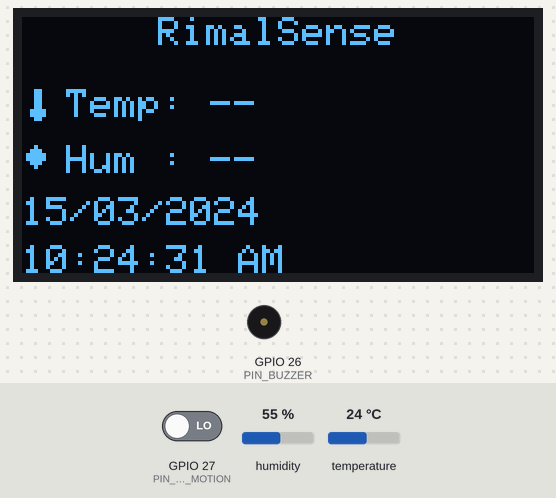
Bench run of a sketch on a simulated ESP32. Shown: 128×64 one-colour display, buzzer (waves = sounding, pin HIGH). Inputs (shaded band) come from the test bench; at power-on: temperature 24 °C, GPIO 27 (PIN_PIR_MOTION) LOW, humidity 55 %. WiFi joins after 1.5 s; servers stay silent unless stated; the local clock reads 2024-03-15 10:24:30 at power-on unless the sketch sets it; not simulated (calls return 0 or success): secrets.h; what the sketch prints to the serial monitor is not drawn.

Above: at 1.2 s.
1.3 s: temperature set to 39.4 °C
At 2.4 s:
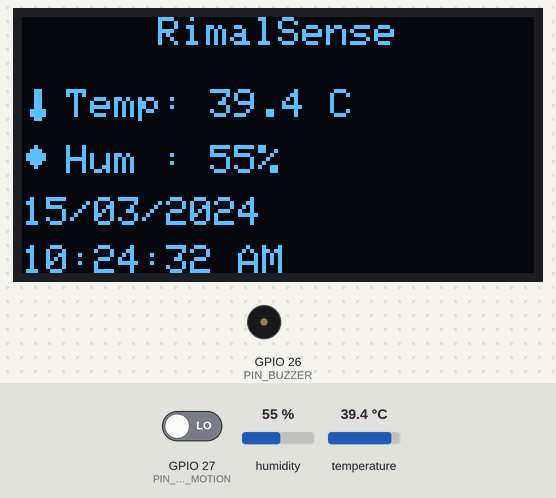
6.5 s: temperature set to 40.6 °C
At 10.2 s:
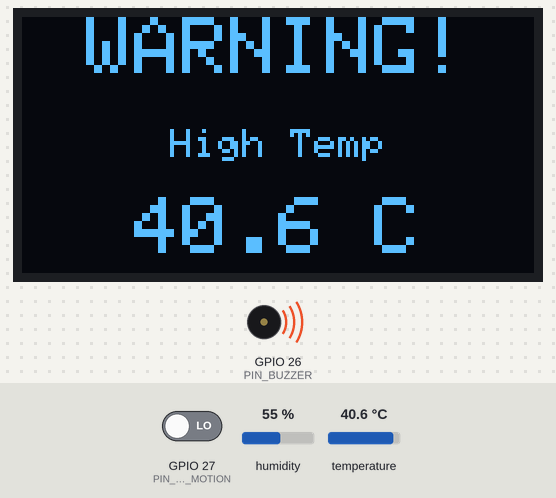
12.8 s: temperature set to 12 °C
At 14.8 s:
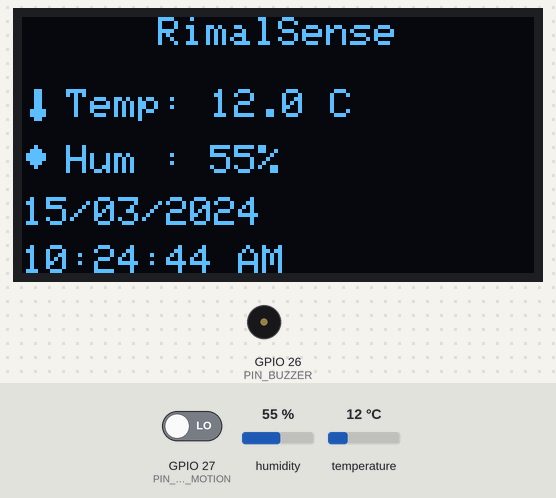
15.5 s: GPIO 27 (PIN_PIR_MOTION) driven HIGH
At 15.8 s:
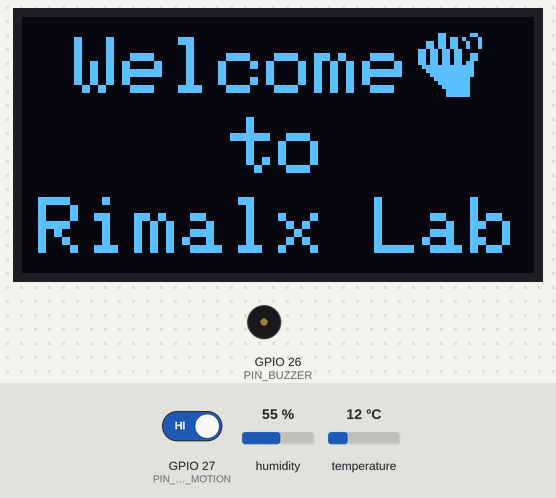
20.0 s: humidity set to 22 %
At 23.8 s:
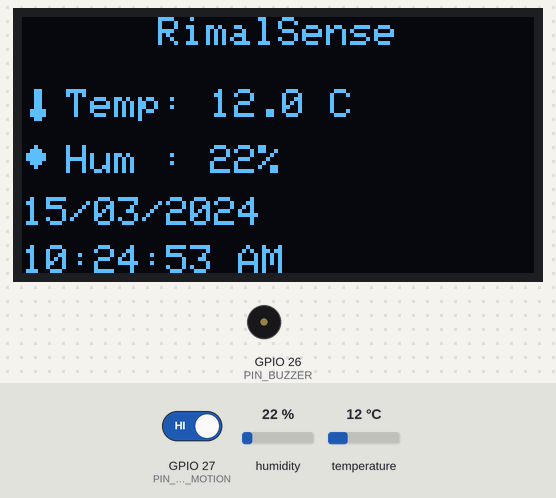
Timing chart, 0 to 24.6 s (numbered marks = the images above; inputs shaded):
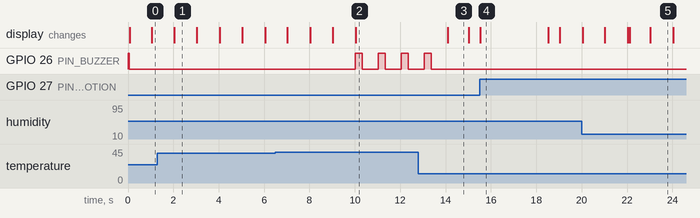

Measured:
- the behaviour switches between 39.9 and 40 °C on temperature (found by bisection; images 1 and 2)
- after the input at 6.5 s, GPIO 26 (PIN_BUZZER): alternates HIGH for 0.31 s and LOW for 0.70 s, starting after 3.5 s; the display: first differs from a run without the input after 3.5 s (image 2)
- after the input at 12.8 s, GPIO 26 (PIN_BUZZER): goes on until 13.4 s, then stays LOW; the display: changes after 1.3 s (image 3)
- after the input at 15.5 s, the display: changes at once (image 4)
- what the display in image 3 shows lasts 0.9 s, from 14.1 s to 15.0 s
- what the display in image 4 shows lasts 3.0 s, from 15.5 s to 18.5 s
- what the display in image 5 shows lasts 1.0 s, from 23.0 s to 24.0 s

The sketch:

LabSense.ino
```cpp
// LabSense -- orchestrator only. All logic lives in sensors/network/display.

#include "config.h"

#include "sensors.h"
#include "labnet.h"
#include "display.h"


static SensorData data;


void setup() {

  Serial.begin(SERIAL_BAUD_RATE);

  Serial.println("\n--- LabSense boot ---");


  initSensors();

  Serial.println("[ok] sensors DHT22/PIR/buzzer");


  initDisplay();

  Serial.println("[ok] display SSD1306 128x64");


  initNetwork();

  Serial.println("[..] network Wi-Fi associating, NTP in background");


  Serial.println("--- running ---");
}


void loop() {

  updateNetwork();

  updateSensors(data);

  updateBuzzer(data);

  updateDisplay(data);


  yield();
}
```

display.cpp
```cpp
#include <Wire.h>
#include <Adafruit_GFX.h>
#include <Adafruit_SSD1306.h>

#include "config.h"
#include "display.h"
#include "labnet.h"

static Adafruit_SSD1306 display(SCREEN_WIDTH, SCREEN_HEIGHT, &Wire, OLED_RESET);

static bool oledOK = false;

static uint32_t motionStartTime = 0;
static bool lastMotionState = false;


// Active screen, tracked so Serial logs fire only on transitions
enum class Screen : uint8_t { None, Warning, Greeting, Dashboard };

static Screen lastScreen = Screen::None;


// Temperature icon
static const unsigned char PROGMEM tempIcon[] = {
  0x18,
  0x18,
  0x18,
  0x18,
  0x18,
  0x3C,
  0x3C,
  0x18
};


// Humidity icon
static const unsigned char PROGMEM humIcon[] = {
  0x10,
  0x38,
  0x7C,
  0x7C,
  0x38,
  0x10,
  0x00,
  0x00
};


// Waving hand icon (16x16): palm tilted ~15deg, motion arcs at fingertips top-right
static const unsigned char PROGMEM waveIcon[] = {
  0x06, 0x06,
  0x06, 0xD1,
  0x36, 0xC9,
  0x36, 0xC9,
  0xDB, 0x60,
  0xDB, 0x66,
  0xDB, 0x66,
  0xDB, 0x6C,
  0x7F, 0xFC,
  0x3F, 0xFC,
  0x1F, 0xFC,
  0x0F, 0xF8,
  0x07, 0xF8,
  0x03, 0xF8,
  0x01, 0xF8,
  0x01, 0xF8
};


static void drawCentered(const char *text, int16_t y, uint8_t size) {

  display.setTextSize(size);

  int16_t x = (SCREEN_WIDTH - strlen(text) * 6 * size) / 2;

  display.setCursor(x, y);

  display.print(text);
}


// Motion screen: headline + wave icon centred as one group
static void drawGreeting() {

  const char *headline = "Welcome";
  const uint8_t size = 2;
  const int16_t y = 5;

  const int16_t iconSize = 16;
  const int16_t gap = 4;


  // Classic font advances 6px per char, but the spacer column after
  // the last char is blank, so drop it to get the visible width.
  int16_t textW = strlen(headline) * 6 * size - size;

  int16_t textH = 7 * size;

  int16_t x = (SCREEN_WIDTH - (textW + gap + iconSize)) / 2;


  display.setTextSize(size);

  display.setCursor(x, y);

  display.print(headline);


  // Centre the icon vertically on the glyph height
  display.drawBitmap(x + textW + gap, y + (textH - iconSize) / 2, waveIcon,
                     iconSize, iconSize, SSD1306_WHITE);


  drawCentered("to", 25, 2);

  drawCentered("Rimalx Lab", 45, 2);
}


// Edge-triggered: prints once when the active screen changes
static void logScreenChange(Screen screen) {

  if (screen == lastScreen) return;

  lastScreen = screen;


  if (screen == Screen::Greeting)

    Serial.println("[UI] Showing Greeting Screen (Wave Icon + Welcome)");

  else if (screen == Screen::Dashboard)

    Serial.println("[UI] Showing Dashboard Screen");
}


void initDisplay() {

  Wire.begin(PIN_OLED_SDA, PIN_OLED_SCL);

  oledOK = display.begin(SSD1306_SWITCHCAPVCC, SCREEN_ADDRESS);

  if (!oledOK) return;


  display.clearDisplay();

  display.setTextColor(SSD1306_WHITE);

  display.display();
}


void updateDisplay(const SensorData &data) {

  if (!oledOK) return;


  uint32_t now = millis();


  // Detect new motion event
  if (data.motionDetected && !lastMotionState) {

    motionStartTime = now;

  }

  lastMotionState = data.motionDetected;


  display.clearDisplay();


  // Temperature warning screen
  if (data.temperatureAlert) {


    logScreenChange(Screen::Warning);


    drawCentered("WARNING!", 0, 2);


    drawCentered("High Temp", 28, 1);


    char temp[20];

    snprintf(temp, sizeof(temp),
             "%.1f C",
             data.temperature);


    drawCentered(temp, 45, 2);

  }


  // Motion screen for 3 seconds
  else if (now - motionStartTime < 3000 &&
           motionStartTime != 0) {


    logScreenChange(Screen::Greeting);


    drawGreeting();

  }


  // Main dashboard
  else {


    logScreenChange(Screen::Dashboard);


    char timeBuffer[16];

    char dateBuffer[16];


    getFormattedTime(timeBuffer, sizeof(timeBuffer));

    getFormattedDate(dateBuffer, sizeof(dateBuffer));


    drawCentered("RimalSense", 0, 1);


    display.setTextSize(1);


    // Temperature
    display.drawBitmap(0,18,tempIcon,8,8,SSD1306_WHITE);

    display.setCursor(11,18);

    if(data.dhtValid)

      display.printf("Temp: %.1f C",
                     data.temperature);

    else

      display.print("Temp: --");


    // Humidity
    display.drawBitmap(0,32,humIcon,8,8,SSD1306_WHITE);

    display.setCursor(11,32);

    if(data.dhtValid)

      display.printf("Hum : %.0f%%",
                     data.humidity);

    else

      display.print("Hum : --");


    display.setCursor(0,45);

    display.print(dateBuffer);


    display.setCursor(0,57);

    display.print(timeBuffer);

  }


  display.display();

}
```

display.h
```cpp
#ifndef DISPLAY_H
#define DISPLAY_H

#include "sensors.h"

void initDisplay();
void updateDisplay(const SensorData &data);

#endif // DISPLAY_H
```

labnet.cpp
```cpp
#include <Arduino.h>
#if __has_include(<Network.h>)
#include <Network.h>   // Core 3.x: WiFi.h needs NetworkInterface/network_event_handle_t first
#endif
#include <WiFi.h>
#include <time.h>
#include "config.h"
#include "secrets.h"
#include "labnet.h"

static uint32_t lastWifiCheck = 0;

// getLocalTime() with an explicit 0 timeout: one shot, no 5s default wait.
// It reports false until SNTP has moved the clock past 2016.
static bool localNow(struct tm &timeinfo) {
  return getLocalTime(&timeinfo, 0);
}

static void formatNow(char *buffer, size_t maxLen, const char *fmt, const char *fallback) {
  if (!buffer || maxLen == 0) return;
  struct tm timeinfo;
  if (!localNow(timeinfo) || strftime(buffer, maxLen, fmt, &timeinfo) == 0) {
    snprintf(buffer, maxLen, "%s", fallback);
  }
}

void initNetwork() {
  WiFi.mode(WIFI_STA);
  WiFi.begin(WIFI_SSID, WIFI_PASSWORD);
  // Association finishes in the background; the SNTP client fires once DHCP is up.
  configTime(GMT_OFFSET_SEC, DAYLIGHT_OFFSET_SEC, NTP_SERVER_1, NTP_SERVER_2);
}

void updateNetwork() {
  uint32_t now = millis();
  if (now - lastWifiCheck < WIFI_RECONNECT_INTERVAL) return;
  lastWifiCheck = now;

  if (WiFi.status() != WL_CONNECTED) WiFi.reconnect();
}

bool isWifiConnected() {
  return WiFi.status() == WL_CONNECTED;
}

bool isTimeSynced() {
  struct tm timeinfo;
  return localNow(timeinfo);
}

void getFormattedTime(char *buffer, size_t maxLen) {
  formatNow(buffer, maxLen, "%I:%M:%S %p", "--:--:-- --");
}

void getFormattedDate(char *buffer, size_t maxLen) {
  formatNow(buffer, maxLen, "%d/%m/%Y", "--/--/----");
}
```

labnet.h
```cpp
#ifndef LABNET_H
#define LABNET_H

#include <Arduino.h>

void initNetwork();
void updateNetwork();

bool isWifiConnected();
bool isTimeSynced();

void getFormattedTime(char *buffer, size_t maxLen);  // "HH:MM:SS", "--:--:--" until synced
void getFormattedDate(char *buffer, size_t maxLen);  // "YYYY-MM-DD", "----/--/--" until synced

#endif // LABNET_H
```

sensors.cpp
```cpp
#include <DHT.h>
#include "config.h"
#include "sensors.h"

static DHT dht(PIN_DHT_DATA, DHTTYPE);

static uint32_t lastDhtRead = 0;
static float lastTemp = NAN;
static float lastHum = NAN;
static bool lastDhtOK = false;

static uint32_t motionStart = 0;
static bool lastMotion = false;

static uint32_t tempBeepTimer = 0;
static bool buzzerState = false;
static bool motionBeepActive = false;
static uint32_t motionBeepStart = 0;

void initSensors() {
  pinMode(PIN_PIR_MOTION, INPUT);
  pinMode(PIN_BUZZER, OUTPUT);
  digitalWrite(PIN_BUZZER, HIGH);
  dht.begin();
}

void updateSensors(SensorData &data) {
  uint32_t now = millis();

  if (now - lastDhtRead >= DHT_READ_INTERVAL) {
    lastDhtRead = now;

    float t = dht.readTemperature();
    float h = dht.readHumidity();

    lastDhtOK = !isnan(t) && !isnan(h);

    if (lastDhtOK) {
      lastTemp = t;
      lastHum = h;
    }
  }

  data.temperature = lastTemp;
  data.humidity = lastHum;
  data.dhtValid = lastDhtOK;

  data.motionDetected = digitalRead(PIN_PIR_MOTION) == HIGH;
  data.temperatureAlert =
      data.dhtValid && data.temperature >= TEMP_ALERT_THRESHOLD;
}

void updateBuzzer(const SensorData &data) {
  uint32_t now = millis();

  // Single short beep when motion is detected
if (data.motionDetected && !lastMotion) {
  motionBeepActive = true;
  motionBeepStart = now;
  digitalWrite(PIN_BUZZER, HIGH);
}

if (motionBeepActive &&
    now - motionBeepStart >= MOTION_BEEP_DURATION) {

  motionBeepActive = false;
  digitalWrite(PIN_BUZZER, LOW);
}

lastMotion = data.motionDetected;

  // Intermittent beep for high temperature
  if (data.temperatureAlert) {
    if (now - tempBeepTimer >= TEMP_BEEP_OFF_TIME) {
      tempBeepTimer = now;
      buzzerState = true;
      digitalWrite(PIN_BUZZER, HIGH);
    }

    if (buzzerState && now - tempBeepTimer >= TEMP_BEEP_ON_TIME) {
      buzzerState = false;
      digitalWrite(PIN_BUZZER, LOW);
    }
  }
  else {
    buzzerState = false;
    digitalWrite(PIN_BUZZER, LOW);
  }
}
```

sensors.h
```cpp
#ifndef SENSORS_H
#define SENSORS_H

#include <Arduino.h>

struct SensorData {
  float temperature = NAN;
  float humidity = NAN;
  bool motionDetected = false;
  bool dhtValid = false;
  bool temperatureAlert = false;
};

void initSensors();
void updateSensors(SensorData &data);
void updateBuzzer(const SensorData &data);
void setBuzzer(bool state);
#endif
```

config.h
```cpp
#ifndef CONFIG_H
#define CONFIG_H

#include <Arduino.h>

#define PIN_OLED_SDA        21
#define PIN_OLED_SCL        22
#define SCREEN_WIDTH        128
#define SCREEN_HEIGHT       64
#define OLED_RESET          -1
#define SCREEN_ADDRESS      0x3C

#define PIN_DHT_DATA        4
#define DHTTYPE             DHT22

// MQ-136 removed from project

#define PIN_PIR_MOTION      27

#define PIN_BUZZER          26

#define SERIAL_BAUD_RATE    115200

#define DHT_READ_INTERVAL   2000
#define SENSOR_POLL_RATE    500
#define DISPLAY_PAGE_TIME   3000
#define DISPLAY_REFRESH_INTERVAL 200

// Temperature alarm threshold
#define TEMP_ALERT_THRESHOLD 40.0

// Motion buzzer duration
#define MOTION_BEEP_DURATION 120

// Temperature alarm beep pattern
#define TEMP_BEEP_ON_TIME    300
#define TEMP_BEEP_OFF_TIME   1000


// ==========================================
// Network & NTP Time
// ==========================================

#define NTP_SERVER_1            "pool.ntp.org"
#define NTP_SERVER_2            "time.nist.gov"

#define GMT_OFFSET_SEC          (3 * 3600)
#define DAYLIGHT_OFFSET_SEC     0

#define WIFI_RECONNECT_INTERVAL 10000

#endif
```
